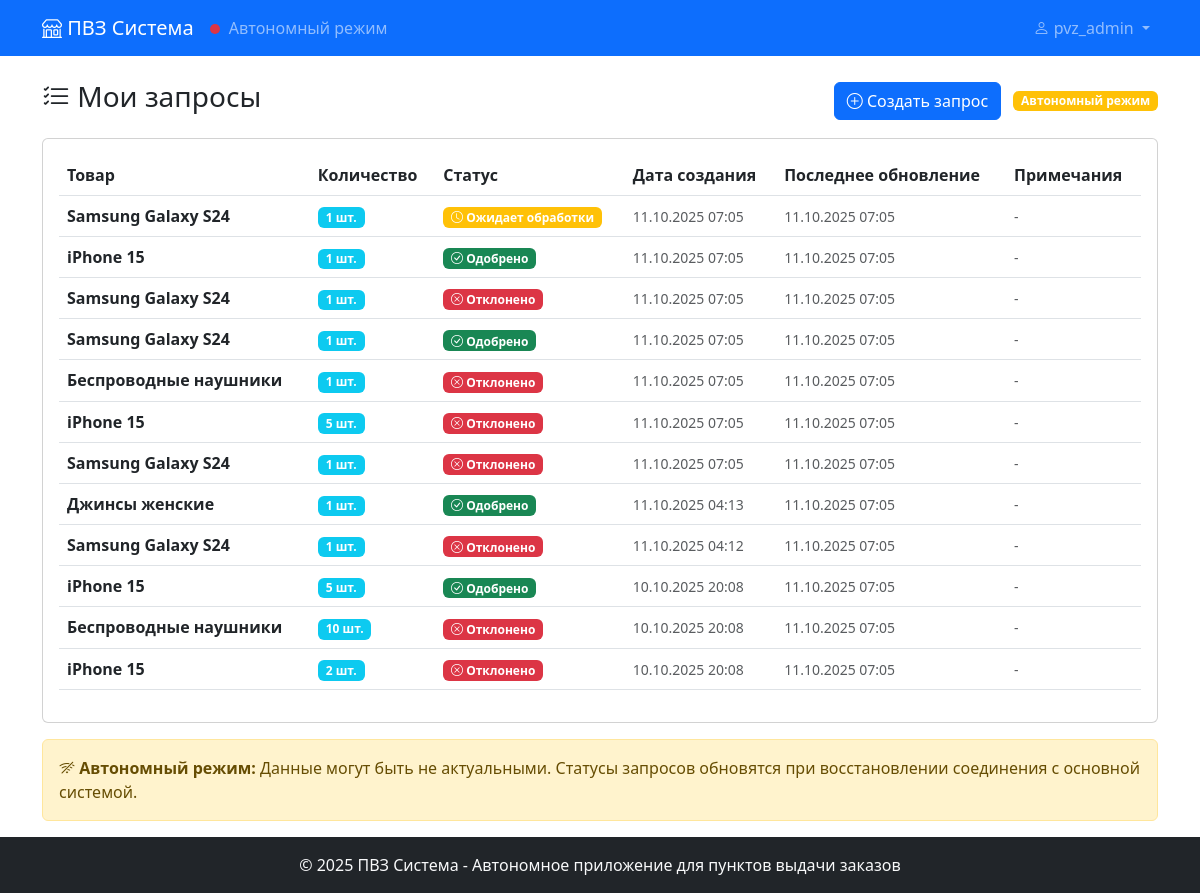
Page /requests/ (signed in) on the committed database.
### pvz/models.py (models this page shows, shortened)
class LocalRequest(models.Model):
    warehouse_id = models.IntegerField(unique=True, null=True, blank=True)
    product_warehouse_id = models.IntegerField()
    product_name = models.CharField(max_length=200)
    quantity = models.IntegerField()
    status = models.CharField(max_length=20, default='pending')
    notes = models.TextField(blank=True)
    created_at = models.DateTimeField(auto_now_add=True)
    last_sync = models.DateTimeField(auto_now=True)
    class Meta:
        ordering = ['-created_at']

### pvz/views.py (the view)
# urls.py: path('requests/', views.requests_list, name='requests_list'),
@login_required
def requests_list(request):
    try:
        requests_data = warehouse_api.get_requests()
        if requests_data:
            _update_requests_cache(requests_data)
            online_status = True
        else:
            online_status = False
    except Exception:
        online_status = False
    requests = LocalRequest.objects.all()
    context = {
        'requests': requests,
        'online_status': online_status
    }
    return render(request, 'pvz/requests_list.html', context)

### pvz/warehouse_service.py (called while the page is built)
    def _get_auth_headers(self):
        if not self.access_token:
            self._authenticate()
        return {
            'Authorization': f'Bearer {self.access_token}',
            'Content-Type': 'application/json'
        }

    def get_requests(self):
        response = self._make_request('GET', 'requests/')
        if response.status_code == 200:
            return response.json()
        else:
            logger.error(f"Ошибка получения запросов: {response.status_code}")
            return None

### pvz/templates/pvz/requests_list.html (shortened to what this page needs)
{% extends 'pvz/base.html' %}
{% block content %}
<div class="row">
    <div class="col-md-12">
        <div class="d-flex justify-content-between align-items-center mb-3">
            <h3><i class="bi bi-list-check"></i> Мои запросы</h3>
            <div>
                <a href="{% url 'pvz:create_request' %}" class="btn btn-primary">
                    <i class="bi bi-plus-circle"></i> Создать запрос
                </a>
                {% if not online_status %}
                    <span class="badge bg-warning ms-2">Автономный режим</span>
                {% else %}
                    <span class="badge bg-success ms-2">Онлайн</span>
                {% endif %}
            </div>
        </div>
    </div>
</div>
<div class="row">
    <div class="col-md-12">
        {% if requests %}
            <div class="card">
                <div class="card-body">
                    <div class="table-responsive">
                        <table class="table table-hover">
                            <thead>
                                <tr>
                                    <th>Товар</th>
                                    <th>Количество</th>
                                    <th>Статус</th>
                                    <th>Дата создания</th>
                                    <th>Последнее обновление</th>
                                    <th>Примечания</th>
                                </tr>
                            </thead>
                            <tbody>
                                {% for request in requests %}
                                    <tr>
                                        <td>
                                            <strong>{{ request.product_name }}</strong>
                                        </td>
                                        <td>
                                            <span class="badge bg-info">{{ request.quantity }} шт.</span>
                                        </td>
                                        <td>
                                            {% if request.status == 'pending' %}
                                                <span class="badge bg-warning">
                                                    <i class="bi bi-clock"></i> Ожидает обработки
                                                </span>
                                            {% elif request.status == 'approved' %}
                                                <span class="badge bg-success">
                                                    <i class="bi bi-check-circle"></i> Одобрено
                                                </span>
                                            {% elif request.status == 'rejected' %}
                                                <span class="badge bg-danger">
                                                    <i class="bi bi-x-circle"></i> Отклонено
                                                </span>
                                            {% else %}
                                                <span class="badge bg-secondary">{{ request.status }}</span>
                                            {% endif %}
                                        </td>
                                        <td>
                                            <small class="text-muted">
                                                {{ request.created_at|date:"d.m.Y H:i" }}
                                            </small>
                                        </td>
                                        <td>
                                            <small class="text-muted">
                                                {{ request.last_sync|date:"d.m.Y H:i" }}
                                            </small>
                                        </td>
                                        <td>
                                            {% if request.notes %}
                                                <small class="text-muted">{{ request.notes|truncatechars:50 }}</small>
                                            {% else %}
                                                <small class="text-muted">-</small>
                                            {% endif %}
                                        </td>
                                    </tr>
                                {% endfor %}
                            </tbody>
                        </table>
                    </div>
                </div>
            </div>
        {% endif %}
    </div>
</div>
{% if not online_status and requests %}
    <div class="alert alert-warning mt-3">
        <i class="bi bi-wifi-off"></i>
        <strong>Автономный режим:</strong> Данные могут быть не актуальными.
        Статусы запросов обновятся при восстановлении соединения с основной системой.
    </div>
{% endif %}
{% endblock %}

### pvz/templates/pvz/base.html (shortened to what this page needs)
<!DOCTYPE html>
<html lang="ru" class="h-100">
<head>
    <link href="https://cdn.jsdelivr.net/npm/bootstrap@5.3.0/dist/css/bootstrap.min.css" rel="stylesheet">
    <link href="https://cdn.jsdelivr.net/npm/bootstrap-icons@1.10.0/font/bootstrap-icons.css" rel="stylesheet">
</head>
<body class="d-flex flex-column h-100">
    <nav class="navbar navbar-expand-lg navbar-dark bg-primary">
        <div class="container">
            <a class="navbar-brand" href="{% url 'pvz:dashboard' %}">
                <i class="bi bi-shop"></i> ПВЗ Система
            </a>
            <div class="navbar-nav me-auto">
                {% if user.is_authenticated %}
                    <span class="navbar-text me-3">
                        <span class="online-indicator" id="connection-status"></span>
                        <span id="connection-text">Проверка соединения...</span>
                    </span>
                {% endif %}
            </div>
            <div class="navbar-nav">
                {% if user.is_authenticated %}
                    <div class="nav-item dropdown">
                        <a class="nav-link dropdown-toggle" href="#" role="button" data-bs-toggle="dropdown">
                            <i class="bi bi-person"></i> {{ user.username }}
                        </a>
                    </div>
                {% else %}
                    <a class="nav-link" href="{% url 'pvz:login' %}">
                        <i class="bi bi-box-arrow-in-right"></i> Вход
                    </a>
                {% endif %}
            </div>
        </div>
    </nav>
    <main class="flex-grow-1">
        <div class="container mt-4">
            {% block content %}
            {% endblock %}
        </div>
    </main>
    <footer class="bg-dark text-light py-3 mt-auto">
        <div class="container text-center">
            <p class="mb-0">&copy; 2025 ПВЗ Система - Автономное приложение для пунктов выдачи заказов</p>
        </div>
    </footer>
</body>
</html>

### pvz/templates/pvz/base.html (style rules this page uses)
body { display: flex; flex-direction: column; min-height: 100vh; }
main { flex: 1 0 auto; }
footer { flex-shrink: 0; }
.online-indicator { display: inline-block; width: 10px; height: 10px; border-radius: 50%; margin-right: 5px; }
.offline { background-color: #dc3545; }

### rows in the picture
LocalRequest: product_name "Samsung Galaxy S24", quantity "1", status "pending" (drawn), created_at "11.10.2025 07:05", last_sync "11.10.2025 07:05"
LocalRequest: product_name "iPhone 15", quantity "1", status "approved" (drawn), created_at "11.10.2025 07:05", last_sync "11.10.2025 07:05"
LocalRequest: product_name "Samsung Galaxy S24", quantity "1", status "rejected" (drawn), created_at "11.10.2025 07:05", last_sync "11.10.2025 07:05"
LocalRequest: product_name "Samsung Galaxy S24", quantity "1", status "approved" (drawn), created_at "11.10.2025 07:05", last_sync "11.10.2025 07:05"
LocalRequest: product_name "Беспроводные наушники", quantity "1", status "rejected" (drawn), created_at "11.10.2025 07:05", last_sync "11.10.2025 07:05"
LocalRequest: product_name "iPhone 15", quantity "5", status "rejected" (drawn), created_at "11.10.2025 07:05", last_sync "11.10.2025 07:05"
LocalRequest: product_name "Samsung Galaxy S24", quantity "1", status "rejected" (drawn), created_at "11.10.2025 07:05", last_sync "11.10.2025 07:05"
LocalRequest: product_name "Джинсы женские", quantity "1", status "approved" (drawn), created_at "11.10.2025 04:13", last_sync "11.10.2025 07:05"
LocalRequest: product_name "Samsung Galaxy S24", quantity "1", status "rejected" (drawn), created_at "11.10.2025 04:12", last_sync "11.10.2025 07:05"
LocalRequest: product_name "iPhone 15", quantity "5", status "approved" (drawn), created_at "10.10.2025 20:08", last_sync "11.10.2025 07:05"
LocalRequest: product_name "Беспроводные наушники", quantity "10", status "rejected" (drawn), created_at "10.10.2025 20:08", last_sync "11.10.2025 07:05"
LocalRequest: product_name "iPhone 15", quantity "2", status "rejected" (drawn), created_at "10.10.2025 20:08", last_sync "11.10.2025 07:05"

### other values in the picture
{{ user.username }} "pvz_admin"
